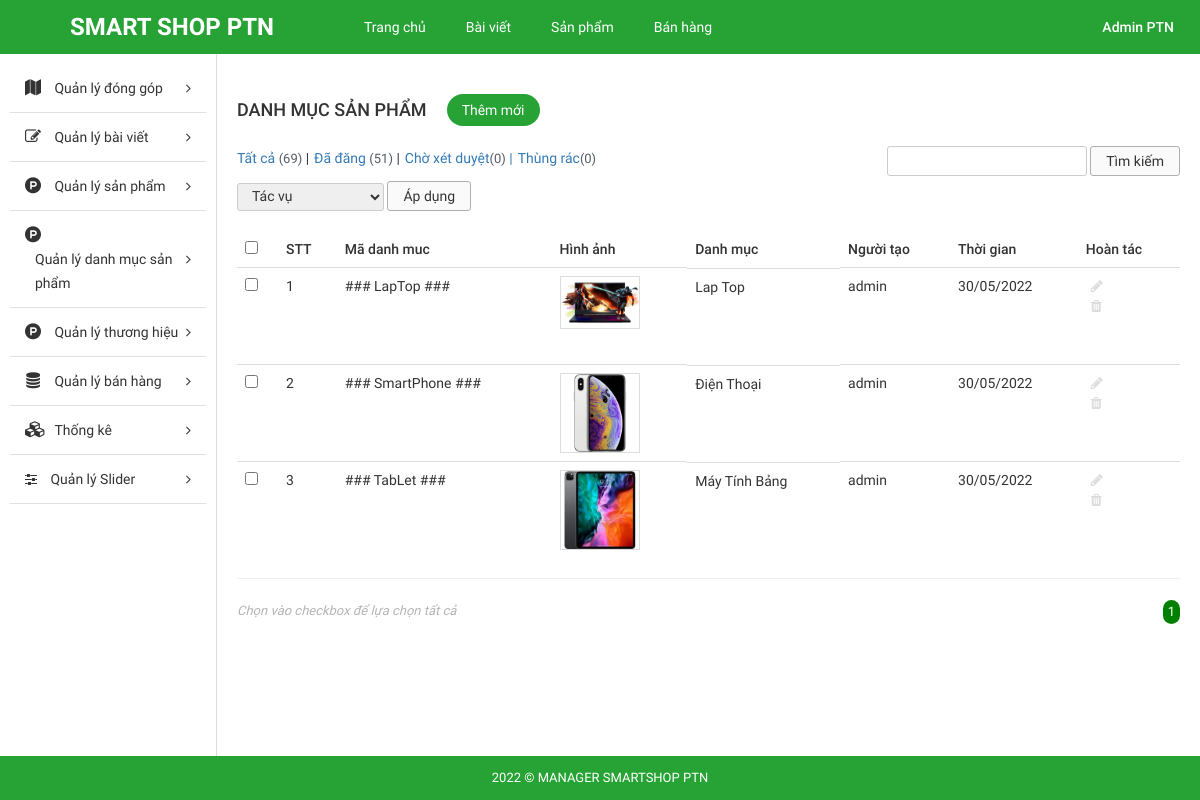
Page /admin/index.php?modules=categorys&controllers=index&action=list (signed in) on the committed database.
### tables this page shows
CREATE TABLE `tbl_category` (
  `id` int(11) NOT NULL,
  `name` varchar(255) NOT NULL,
  `code` varchar(255) NOT NULL,
  `image` varchar(255) NOT NULL,
  `description` text NOT NULL,
  `create_date` varchar(255) NOT NULL,
  `user` varchar(255) NOT NULL
);

### admin/libraries/database.php (called while the page is built, shortened)
<?php
function db_query($query_string) {
    global $conn;
    $result = mysqli_query($conn, $query_string);
    return $result;
}
function db_fetch_array($query_string) {
    $result = array();
    $mysqli_result = db_query($query_string);
    while ($row = mysqli_fetch_assoc($mysqli_result)) {
        $result[] = $row;
    }
    return $result;
}

### admin/modules/categorys/models/indexModel.php (called while the page is built, shortened)
<?php
function getAll() {
	return db_fetch_array("SELECT * FROM `tbl_category`");
}

### admin/modules/categorys/controllers/indexController.php (called while the page is built, shortened)
<?php
function listAction() {
	$data_tmp = getAll();
	if(!empty($_GET['page'])){
		$page = $_GET['page'];
	}else{
		$page =1;
	}
	$numProduct = count($data_tmp);
	$productOnPage = 5;
	$num = ceil($numProduct/$productOnPage);
	$start = ($page - 1) * $productOnPage;
	$res =[];
	for ($i=$start; $i < $start+$productOnPage; $i++) {
		if(isset($data_tmp[$i]))
        $res[] = $data_tmp[$i];
	};
	$data = [$res, $num, $page];
	load_view('list',$data);
}

### admin/core/router.php (called while the page is built, shortened)
<?php
$action_name = get_action().'Action';
call_function(array('construct', $action_name));

### admin/core/appload.php (called while the page is built, shortened)
<?php
require CONFIGPATH . DIRECTORY_SEPARATOR . 'database.php';
require LIBPATH . DIRECTORY_SEPARATOR . 'database.php';
require COREPATH . DIRECTORY_SEPARATOR . 'base.php';
require COREPATH . DIRECTORY_SEPARATOR . 'router.php';

### admin/index.php (called while the page is built, shortened)
<?php
require COREPATH.DIRECTORY_SEPARATOR.'appload.php';

### admin/modules/categorys/views/listView.php (the view, shortened to what this page needs)
<div id="main-content-wp" class="list-product-page">
    <div class="wrap clearfix">
        <div id="content" class="fl-right">
            <div class="section" id="title-page">
                <div class="clearfix">
                    <h3 id="index" class="fl-left">Danh Mục Sản Phẩm</h3>
                    <a href="?modules=categorys&controllers=index&action=add" title="" id="add-new" class="fl-left">Thêm mới</a>
                </div>
            </div>
            <div class="section" id="detail-page">
                <div class="section-detail">
                    <div class="filter-wp clearfix">
                        <ul class="post-status fl-left">
                            <li class="all"><a href="">Tất cả <span class="count">(69)</span></a> |</li>
                            <li class="publish"><a href="">Đã đăng <span class="count">(51)</span></a> |</li>
                            <li class="pending"><a href="">Chờ xét duyệt<span class="count">(0)</span> |</a></li>
                            <li class="pending"><a href="">Thùng rác<span class="count">(0)</span></a></li>
                        </ul>
                        <form method="GET" class="form-s fl-right">
                            <input type="text" name="s" id="s">
                            <input type="submit" name="sm_s" value="Tìm kiếm">
                        </form>
                    </div>
                    <div class="actions">
                        <form method="GET" action="" class="form-actions">
                            <select name="actions">
                                <option value="0">Tác vụ</option>
                            </select>
                            <input type="submit" name="sm_action" value="Áp dụng">
                        </form>
                    </div>
                    <div class="table-responsive">
                        <table class="table list-table-wp">
                            <thead>
                                <tr>
                                    <td><input type="checkbox" name="checkAll" id="checkAll"></td>
                                    <td><span class="thead-text">STT</span></td>
                                    <td><span class="thead-text">Mã danh muc</span></td>
                                    <td><span class="thead-text">Hình ảnh</span></td>
                                    <td><span class="thead-text">Danh mục</span></td>
                                    <td><span class="thead-text">Người tạo</span></td>
                                    <td><span class="thead-text">Thời gian</span></td>
                                    <td><span class="thead-text">Hoàn tác</span></td>
                                </tr>
                            </thead>
                            <tbody>
                                <?php $i=0; if(!empty($data['0'])) foreach ($data['0'] as $key => $value) { $i++;?>
                                <tr>
                                    <td><input type="checkbox" name="checkItem" class="checkItem"></td>
                                    <td><span class="tbody-text"><?php echo $i; ?></h3></span>
                                    <td><span class="tbody-text"><?php echo $value['code']; ?></h3></span>
                                    <td>
                                        <div class="tbody-thumb">
                                            <img src="<?php echo $value['image']; ?>" alt="">
                                        </div>
                                    </td>
                                    <td class="clearfix">
                                        <div class="tb-title fl-left">
                                            <h3><?php echo $value['name']; ?></h3>
                                        </div>
                                    </td>
                                    <td><span class="tbody-text"><?php echo $value['user']; ?></span></td>
                                    <td><span class="tbody-text"><?php echo $value['create_date']; ?></span></td>
                                    <td>
                                        <ul class="list-operation ">
                                            <li><a href="?modules=categorys&contollers=index&action=edit&id=<?php echo $value['id']; ?>" title="Sửa" class="edit"><i class="fa fa-pencil" aria-hidden="true"></i></a></li>
                                            <li><a href="?modules=categorys&contollers=index&action=delete&id=<?php echo $value['id']; ?>" title="Xóa" class="delete"><i class="fa fa-trash" aria-hidden="true"></i></a></li>
                                        </ul>
                                    </td>
                                </tr>
                                <?php }; ?>
                            </tbody>
                        </table>
                        <hr>
                    </div>
                </div>
            </div>
            <div class="section" id="paging-wp">
                <div class="section-detail clearfix">
                    <p id="desc" class="fl-left">Chọn vào checkbox để lựa chọn tất cả</p>
                    <ul id="list-paging" class="fl-right">
                        <?php for ($i=1; $i <= $data['1'] ; $i++) { ?>
                        <li>
                            <a <?php if($i == $data['2']) echo 'style="background-color: green;color:white; border-radius:300px;"';  ?>  href="?modules=categorys&controllers=index&action=list&page=<?php echo $i; ?>" title=""><?php echo $i; ?></a>
                        </li>
                        <?php }; ?>
                    </ul>
                </div>
            </div>
        </div>
    </div>
</div>

### admin/core/base.php (shortened to what this page needs)
<?php
function get_module() {
    global $config;
    $module = isset($_GET['modules']) ? $_GET['modules'] : $config['default_module'];
    return $module;
}
function call_function($list_function = array()) {
    if (is_array($list_function)) {
        foreach ($list_function as $f) {
            if (function_exists($f())) {
                $f();
            }
        }
    }
}
function load_view($name, $data_send = array()) {
    $data = $data_send;
    $path = MODULESPATH . DIRECTORY_SEPARATOR . get_module() . DIRECTORY_SEPARATOR . 'views' . DIRECTORY_SEPARATOR . $name . 'View.php';
    if (file_exists($path)) {
        require $path;
    } else {
        echo "Không tìm thấy {$path}";
    }
}
function get_header($name = '') {
    global $data;
    if (empty($name)) {
        $name = 'header';
    } else {
        $name = "header-{$name}";
    }
    $path = LAYOUTPATH . DIRECTORY_SEPARATOR . $name . '.php';
    if (file_exists($path)) {
        if (is_array($data)) {
            foreach ($data as $key => $a) {
                $$key = $a;
            }
        }
        require $path;
    } else {
        echo "Không tìm thấy {$path}";
    }
}
function get_footer($name = '') {
    global $data;
    if (empty($name)) {
        $name = 'footer';
    } else {
        $name = "footer-{$name}";
    }
    $path = LAYOUTPATH . DIRECTORY_SEPARATOR . $name . '.php';
    if (file_exists($path)) {
        if (is_array($data)) {
            foreach ($data as $key => $a) {
                $$key = $a;
            }
        }
        require $path;
    } else {
        echo "Không tìm thấy {$path}";
    }
}
function get_sidebar($name = '') {
    global $data;
    if (empty($name)) {
        $name = 'sidebar';
    } else {
        $name = "sidebar-{$name}";
    }
    $path = LAYOUTPATH . DIRECTORY_SEPARATOR . $name . '.php';
    if (file_exists($path)) {
        if (is_array($data)) {
            foreach ($data as $key => $a) {
                $$key = $a;
            }
        }
        require $path;
    } else {
        echo "Không tìm thấy {$path}";
    }
}
?>

### admin/public/css/import/global.css (style rules this page uses)
body { font-family: "Roboto Regular"; font-size: 14px; line-height: 24px; color: #333; }
.fl-left { float: left; }
.fl-right { float: right; }
img { max-width: 100%; height: auto; display: block; }
ul li { list-style: none!important; }
a { text-decoration: none!important; }

### admin/public/css/import/list_post.css (style rules this page uses)
#content { width: 82%; border-left: 1px solid #ddd; padding: 20px; }
#add-new { display: inline-block; color: #fff; background: #27a335; padding: 4px 15px; margin: 20px; border-radius: 20px; }
#index { font-family: 'Roboto Medium'; font-weight: normal; text-transform: uppercase; font-size: 18px; padding: 24px 0px; }
.list-table-wp thead tr td { font-family: 'Roboto Medium'; font-weight: normal; }
.list-operation li { float: left; }
.list-operation li a { display: block; padding: 0px 5px; color: #ddd; }
.tb-title { width: 75%; display: -webkit-box; -webkit-line-clamp: 1; -moz-line-clamp: 1; -o-line-clamp: 1; -webkit-box-orient: vertical; -moz-box-orient: vertical; -o-box-orient: vertical; max-height: 100%; overflow: hidden; }
.list-operation { width: 25%; }
#paging-wp #desc { font-size: 13px; color: #b5b5b5; font-style: italic; }
#list-paging li { float: left; }
#list-paging li a { display: inline-block; color: #555; font-size: 13px; padding: 0px 5px; }
.filter-wp { margin-bottom: 5px; }
.actions { margin-bottom: 20px; }
.post-status li { float: left; font-size: 14px; margin-right: 5px; }
.post-status li .count { color: #555d66; font-size: 13px; display: inline-block; }
.form-s input[type="text"], .form-actions select { border-radius: 3px; border: 1px solid #ccc; padding: 2px 10px; }
.form-s input[type="submit"], .form-actions input[type="submit"] { border-radius: 3px; border: 1px solid #afafaf; padding: 2px 15px; background: #fafafa; }
.form-actions select { padding: 4px 10px; }

### admin/public/css/import/list_product.css (style rules this page uses)
.tbody-thumb { width: 80px; height: 80px; overflow: hidden; }
.tbody-thumb img { border: 1px solid #ddd; }

### admin/public/css/import/menu.css (style rules this page uses)
.actions select { border-radius: 3px; border: 1px solid #ccc; padding: 4px 10px; }

### admin/public/css/import/detail_order.css (style rules this page uses)
.table { margin-bottom: 0!important; }

### rows in the picture
tbl_category: code "### LapTop ###", image (picture), name "Lap Top", user "admin", create_date "30/05/2022"
tbl_category: code "### SmartPhone ###", image (picture), name "Điện Thoại", user "admin", create_date "30/05/2022"
tbl_category: code "### TabLet ###", image (picture), name "Máy Tính Bảng", user "admin", create_date "30/05/2022"
